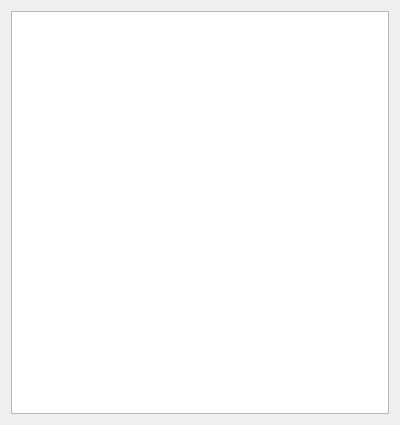
<ui version="4.0" >
 <class>fm_schemaTree</class>
 <widget class="QWidget" name="fm_schemaTree" >
  <property name="geometry" >
   <rect>
    <x>0</x>
    <y>0</y>
    <width>400</width>
    <height>425</height>
   </rect>
  </property>
  <property name="windowTitle" >
   <string>Edit Tree</string>
  </property>
  <layout class="QGridLayout" >
   <item row="0" column="0" >
    <widget class="QTreeView" name="tv_schema" >
     <property name="minimumSize" >
      <size>
       <width>10</width>
       <height>10</height>
      </size>
     </property>
     <property name="maximumSize" >
      <size>
       <width>4000</width>
       <height>4000</height>
      </size>
     </property>
    </widget>
   </item>
  </layout>
 </widget>
 <resources/>
 <connections/>
</ui>
